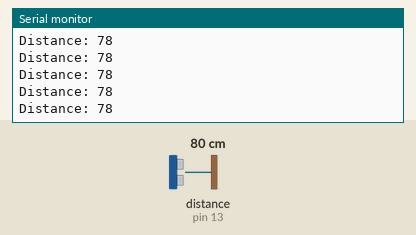
A sketch run on a simulated Arduino Uno, built with avr-gcc and run on an emulated ATmega328P. Parts: the last lines printed to the serial monitor. Wiring (inferred from the names in the program): ultrasonic range finder: trigger pin 12; echo pin 13. The test bench sets the inputs (shaded band); at power-on: distance to the obstacle (sensor on pin 13) 80 cm. The echo pulse lasts 58.3 µs per cm.

Above: at 1.2 s.
1.3 s: distance to the obstacle (sensor on pin 13) set to 2 cm
At 2.2 s:
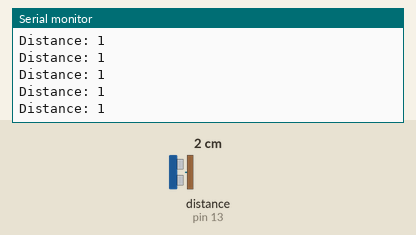
4.3 s: distance to the obstacle (sensor on pin 13) set to 120 cm
At 5.2 s:
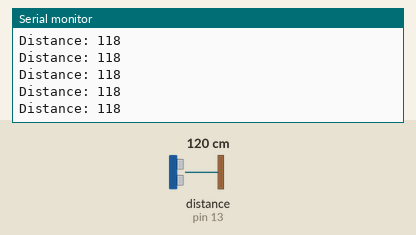
7.3 s: distance to the obstacle (sensor on pin 13) set to 4 cm
At 8.4 s:
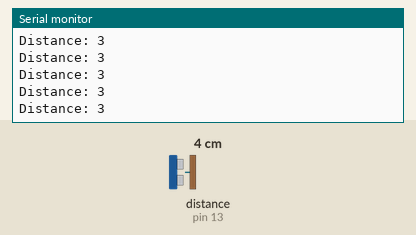
10.3 s: distance to the obstacle (sensor on pin 13) set to 18 cm
At 11.3 s:
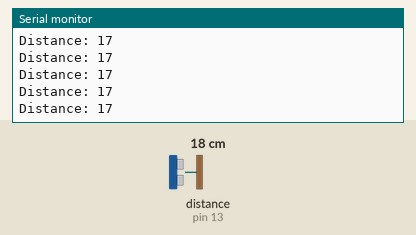
Timing chart, 0 to 13.3 s (numbered marks = the images above; inputs shaded):
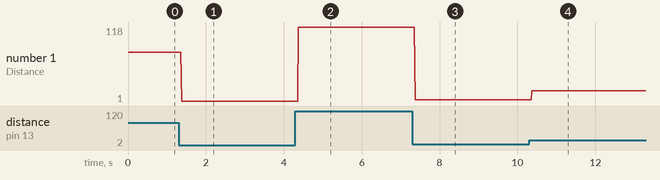

Measured:
- after the input at 1.3 s, the serial monitor: prints a new line after 0.07 s (image 1)
- after the input at 4.3 s, the serial monitor: prints a new line after 0.08 s (image 2)
- after the input at 7.3 s, the serial monitor: prints a new line after 0.07 s (image 3)
- after the input at 10.3 s, the serial monitor: prints a new line after 0.07 s (image 4)
- plotted number 1: 78 → 1 after the input at 1.3 s, 1 → 118 after the input at 4.3 s, 118 → 3 after the input at 7.3 s, 3 → 1 after the input at 10.3 s

The sketch:

ultra.ino
```cpp
const int trigpin = 12;
const int echopin = 13;
long duration;
int distance;
void setup() {
  pinMode (trigpin, OUTPUT);
  pinMode (echopin, INPUT);
  Serial.begin (9600);
}
void loop() {
  // clears the trigpin
  digitalWrite (trigpin, LOW);
  delayMicroseconds (2);
  // Sets the trigpin on HIGH state
  digitalWrite (trigpin, HIGH) ;
  delayMicroseconds (10);
  digitalWrite (trigpin, LOW);
  // Reads the echopin, returns the
  duration = pulseIn (echopin, HIGH);
  // Calculating the distance
  distance = duration * 0.034 / 2;
  // prints the distance on the Seri
  Serial.print ("Distance: ");
  Serial.println (distance);
}
```
